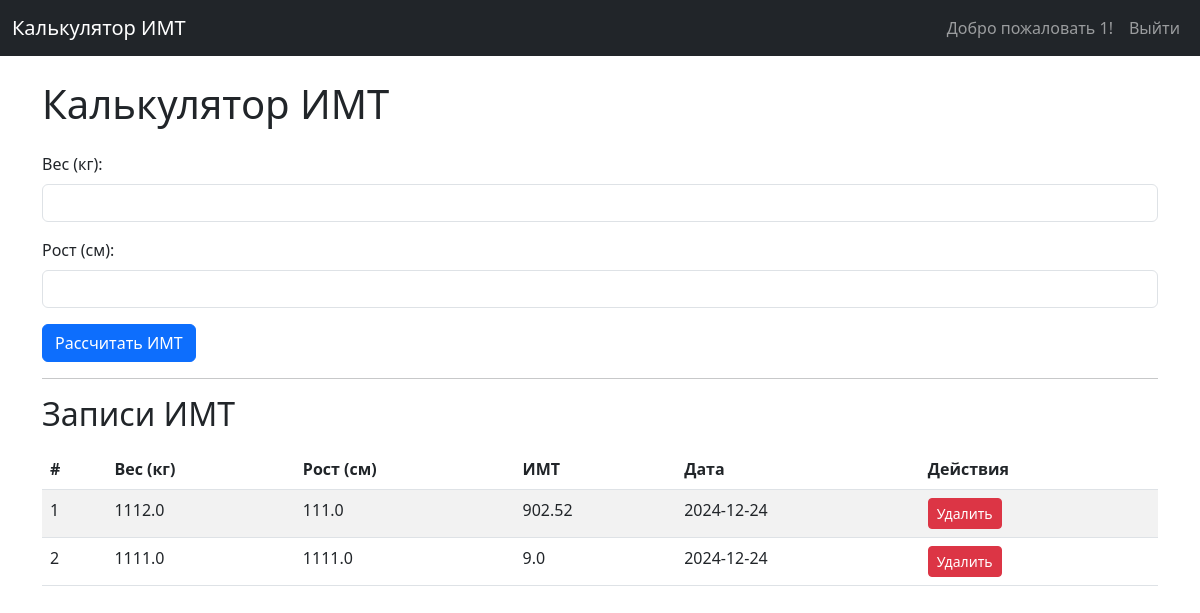
The page / (signed in) on the database its author committed.
### models.py (models this page shows, shortened)
class BMIRecord(db.Model):
    __tablename__ = 'bmi_records'
    id = db.Column(db.Integer, primary_key=True)
    user_id = db.Column(db.Integer, db.ForeignKey('users.id'), nullable=False)  # Укажите 'users.id'
    weight = db.Column(db.Float, nullable=False)
    height = db.Column(db.Float, nullable=False)
    bmi = db.Column(db.Float, nullable=False)
    created_at = db.Column(db.DateTime, default=datetime.utcnow)
    user = db.relationship('User', backref=db.backref('records', lazy=True))

### app.py (the view)
@app.route('/', methods=['GET'])
def index():
    if 'user_id' not in session:
        return redirect(url_for('login'))
    user_id = session['user_id']
    records = BMIRecord.query.filter_by(user_id=user_id).all()
    return render_template('index.html', records=records)

### app.py (called while the page is built, shortened)
@app.before_request
def check_user_status():
    if 'user_id' in session:
        user = User.query.get(session['user_id'])

### templates/index.html (shortened to what this page needs)
{% extends 'base.html' %}
{% block content %}
<h1 class="mb-4">Калькулятор ИМТ</h1>
<form id="bmiForm">
    <div class="mb-3">
        <label for="weight" class="form-label">Вес (кг):</label>
        <input type="number" step="0.1" name="weight" class="form-control" id="weight" required>
    </div>
    <div class="mb-3">
        <label for="height" class="form-label">Рост (см):</label>
        <input type="number" step="0.1" name="height" class="form-control" id="height" required>
    </div>
    <button type="submit" class="btn btn-primary">Рассчитать ИМТ</button>
</form>
<hr>
<h2>Записи ИМТ</h2>
{% if records %}
<table class="table table-striped mt-3">
    <thead>
        <tr>
            <th>#</th>
            <th>Вес (кг)</th>
            <th>Рост (см)</th>
            <th>ИМТ</th>
            <th>Дата</th>
            <th>Действия</th>
        </tr>
    </thead>
    <tbody>
        {% for record in records %}
        <tr>
            <td>{{ loop.index }}</td>
            <td>{{ record.weight }}</td>
            <td>{{ (record.height * 100) | round(1) }}</td>
            <td>{{ record.bmi }}</td>
            <td>{{ record.created_at.strftime('%Y-%m-%d') }}</td>
            <td>
                <button class="delete-btn btn btn-danger btn-sm" data-id="{{ record.id }}">Удалить</button>
            </td>
        </tr>
        {% endfor %}
    </tbody>
</table>
{% else %}
<p class="text-muted">Нет записей. Добавьте свою первую запись ИМТ!</p>
{% endif %}
{% endblock %}

### rows shown on the page
BMIRecord: weight "1112.0", (record.height*100)|round(1) "111.0", bmi "902.52", created_at "2024-12-24"
BMIRecord: weight "1111.0", (record.height*100)|round(1) "1111.0", bmi "9.0", created_at "2024-12-24"

### other values the page prints
{{ session['username'] }} "1"
